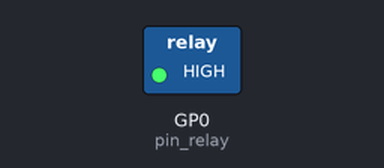
Recording of a program running on a simulated Raspberry Pi Pico running MicroPython. Shown: switched loads named in the program (green lamp = pin HIGH).

Above: at 0.1 s.
At 2.7 s:
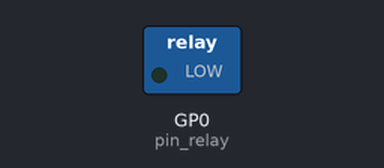
Timing chart, 0 to 6.8 s (numbered marks = the images above):
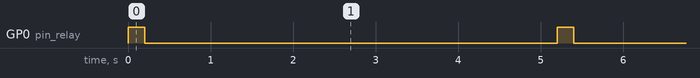

Measured:
- by itself, GP0 (pin_relay): alternates HIGH for 0.20 s and LOW for 5.0 s

The program:

main.py
```python
################################
# Relay interface with RPi Pico
# Author: Dharmendra Kumar Yadav
#####################################
from machine import Pin
import time

pin_relay = Pin(0, mode=Pin.OUT)

while True:
    pin_relay.on()
    time.sleep_ms(200)
    pin_relay.off()
    time.sleep_ms(5000)
```
